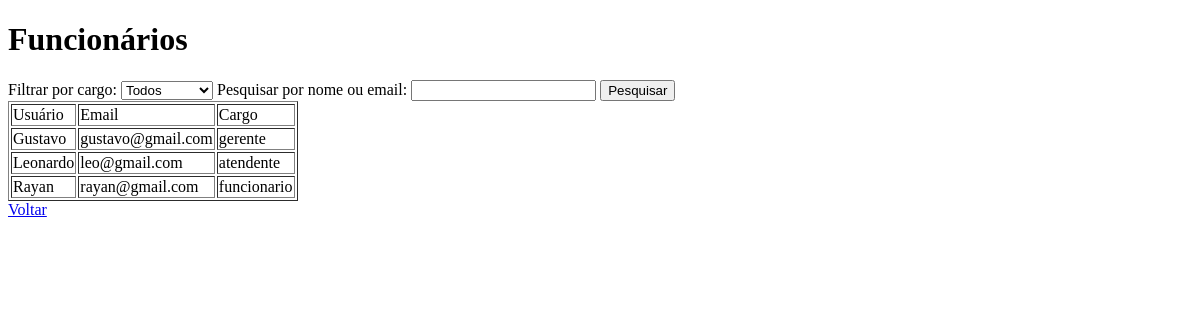
Page /funcionarios (signed in) on the earlier database version.
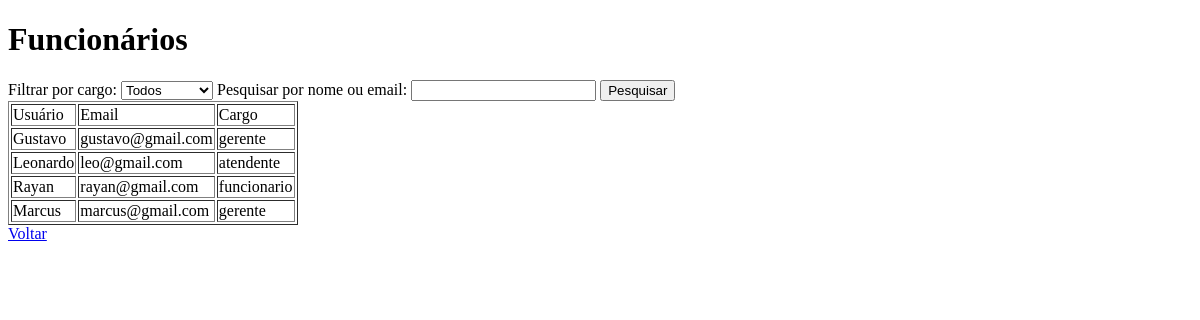
Same page on the later database version.
### hms_softforge/models.py (models this page shows)
class Usuario(database.Model, UserMixin):
    id = database.Column(database.Integer, primary_key=True)
    username = database.Column(database.String, nullable=False)
    email = database.Column(database.String, nullable=False, unique=True)
    senha = database.Column(database.String, nullable=False)
    cargo = database.Column(database.String, nullable=False)

### hms_softforge/routes.py (the view)
@app.route("/funcionarios", methods=["GET", "POST"])
@login_required
def funcionarios():
    usuarios = Usuario.query.all()
    filtro_cargo = request.form.get("filtro_cargo")
    termo_pesquisa = request.form.get("termo_pesquisa")
    if filtro_cargo:
        usuarios = Usuario.query.filter_by(cargo=filtro_cargo).all()
    if termo_pesquisa:
        termo_pesquisa = f"%{termo_pesquisa}%"
        usuarios = Usuario.query.filter(
            or_(Usuario.username.like(termo_pesquisa), Usuario.email.like(termo_pesquisa))
        ).all()
    return render_template("funcionarios.html", usuarios=usuarios)

### hms_softforge/models.py (called while the page is built)
@login_manager.user_loader
def load_usuario(id_usuario):
    return Usuario.query.get(int(id_usuario))

### hms_softforge/templates/funcionarios.html (shortened to what this page needs)
<!DOCTYPE html>
<html lang="pt-br">
<head>
</head>
<body>
    <h1>Funcionários</h1>
    <form method="POST">
        <label for="filtro_cargo">Filtrar por cargo:</label>
        <select name="filtro_cargo" id="filtro_cargo">
            <option value="">Todos</option>
        </select>
        <label for="termo_pesquisa">Pesquisar por nome ou email:</label>
        <input type="text" name="termo_pesquisa" id="termo_pesquisa">
        <button type="submit">Pesquisar</button>
    </form>
    <table border="1">
        <tr>
            <td>Usuário</td>
            <td>Email</td>
            <td>Cargo</td>
        </tr>
        {% for usuario in usuarios %}
        <tr>
            <td>{{ usuario.username }}</td>
            <td>{{ usuario.email }}</td>
            <td>{{ usuario.cargo }}</td>
        </tr>
        {% endfor %}
    </table>
    <a href="home">Voltar</a>
</body>
</html>

Differences in the rows shown:
added Usuario: username "Marcus", email "marcus@gmail.com", cargo "gerente"
